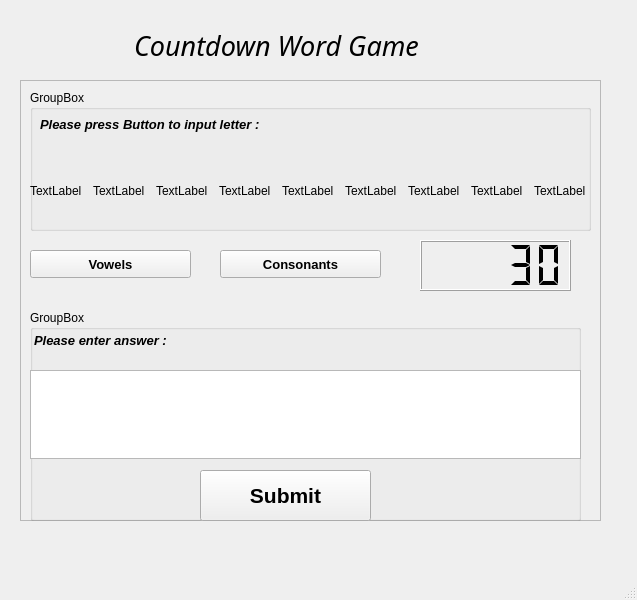
<?xml version="1.0" encoding="UTF-8"?>
<ui version="4.0">
 <class>MainWindow</class>
 <widget class="QMainWindow" name="MainWindow">
  <property name="geometry">
   <rect>
    <x>0</x>
    <y>0</y>
    <width>637</width>
    <height>600</height>
   </rect>
  </property>
  <property name="windowTitle">
   <string>MainWindow</string>
  </property>
  <widget class="QWidget" name="centralwidget">
   <widget class="QLabel" name="label">
    <property name="geometry">
     <rect>
      <x>134</x>
      <y>20</y>
      <width>361</width>
      <height>51</height>
     </rect>
    </property>
    <property name="minimumSize">
     <size>
      <width>361</width>
      <height>0</height>
     </size>
    </property>
    <property name="font">
     <font>
      <family>Monotype Corsiva</family>
      <pointsize>20</pointsize>
      <weight>9</weight>
      <italic>true</italic>
      <bold>false</bold>
     </font>
    </property>
    <property name="cursor">
     <cursorShape>ArrowCursor</cursorShape>
    </property>
    <property name="autoFillBackground">
     <bool>false</bool>
    </property>
    <property name="styleSheet">
     <string notr="true">font: 75 italic 20pt &quot;Monotype Corsiva&quot;;</string>
    </property>
    <property name="text">
     <string>Countdown Word Game</string>
    </property>
    <property name="scaledContents">
     <bool>false</bool>
    </property>
   </widget>
   <widget class="QGroupBox" name="groupBox">
    <property name="geometry">
     <rect>
      <x>30</x>
      <y>90</y>
      <width>561</width>
      <height>141</height>
     </rect>
    </property>
    <property name="title">
     <string>GroupBox</string>
    </property>
    <widget class="QWidget" name="horizontalLayoutWidget">
     <property name="geometry">
      <rect>
       <x>0</x>
       <y>60</y>
       <width>561</width>
       <height>81</height>
      </rect>
     </property>
     <layout class="QHBoxLayout" name="horizontalLayout" stretch="0,0,0,0,0,0,0,0,0">
      <item>
       <widget class="QLabel" name="label_4">
        <property name="text">
         <string>TextLabel</string>
        </property>
       </widget>
      </item>
      <item>
       <widget class="QLabel" name="label_3">
        <property name="text">
         <string>TextLabel</string>
        </property>
       </widget>
      </item>
      <item>
       <widget class="QLabel" name="label_6">
        <property name="text">
         <string>TextLabel</string>
        </property>
       </widget>
      </item>
      <item>
       <widget class="QLabel" name="label_7">
        <property name="text">
         <string>TextLabel</string>
        </property>
       </widget>
      </item>
      <item>
       <widget class="QLabel" name="label_9">
        <property name="text">
         <string>TextLabel</string>
        </property>
       </widget>
      </item>
      <item>
       <widget class="QLabel" name="label_8">
        <property name="text">
         <string>TextLabel</string>
        </property>
       </widget>
      </item>
      <item>
       <widget class="QLabel" name="label_10">
        <property name="text">
         <string>TextLabel</string>
        </property>
       </widget>
      </item>
      <item>
       <widget class="QLabel" name="label_5">
        <property name="text">
         <string>TextLabel</string>
        </property>
       </widget>
      </item>
      <item>
       <widget class="QLabel" name="label_2">
        <property name="text">
         <string>TextLabel</string>
        </property>
       </widget>
      </item>
     </layout>
    </widget>
    <widget class="QLabel" name="label_11">
     <property name="geometry">
      <rect>
       <x>10</x>
       <y>9</y>
       <width>491</width>
       <height>51</height>
      </rect>
     </property>
     <property name="font">
      <font>
       <family>MS Shell Dlg 2</family>
       <pointsize>10</pointsize>
       <weight>75</weight>
       <italic>true</italic>
       <bold>true</bold>
      </font>
     </property>
     <property name="styleSheet">
      <string notr="true"/>
     </property>
     <property name="text">
      <string>Please press Button to input letter :</string>
     </property>
    </widget>
   </widget>
   <widget class="QFrame" name="frame">
    <property name="geometry">
     <rect>
      <x>20</x>
      <y>80</y>
      <width>581</width>
      <height>441</height>
     </rect>
    </property>
    <property name="frameShape">
     <enum>QFrame::StyledPanel</enum>
    </property>
    <property name="frameShadow">
     <enum>QFrame::Raised</enum>
    </property>
    <widget class="QPushButton" name="pushButton">
     <property name="geometry">
      <rect>
       <x>10</x>
       <y>170</y>
       <width>161</width>
       <height>28</height>
      </rect>
     </property>
     <property name="font">
      <font>
       <pointsize>10</pointsize>
       <weight>75</weight>
       <bold>true</bold>
      </font>
     </property>
     <property name="text">
      <string>Vowels</string>
     </property>
    </widget>
    <widget class="QPushButton" name="pushButton_2">
     <property name="geometry">
      <rect>
       <x>200</x>
       <y>170</y>
       <width>161</width>
       <height>28</height>
      </rect>
     </property>
     <property name="font">
      <font>
       <pointsize>10</pointsize>
       <weight>75</weight>
       <bold>true</bold>
      </font>
     </property>
     <property name="text">
      <string>Consonants</string>
     </property>
    </widget>
    <widget class="QLCDNumber" name="lcdNumber">
     <property name="geometry">
      <rect>
       <x>400</x>
       <y>160</y>
       <width>151</width>
       <height>51</height>
      </rect>
     </property>
     <property name="smallDecimalPoint">
      <bool>true</bool>
     </property>
     <property name="digitCount">
      <number>5</number>
     </property>
     <property name="mode">
      <enum>QLCDNumber::Dec</enum>
     </property>
     <property name="segmentStyle">
      <enum>QLCDNumber::Flat</enum>
     </property>
     <property name="intValue" stdset="0">
      <number>30</number>
     </property>
    </widget>
    <widget class="QGroupBox" name="groupBox_2">
     <property name="geometry">
      <rect>
       <x>10</x>
       <y>230</y>
       <width>551</width>
       <height>211</height>
      </rect>
     </property>
     <property name="title">
      <string>GroupBox</string>
     </property>
     <widget class="QWidget" name="horizontalLayoutWidget_2">
      <property name="geometry">
       <rect>
        <x>0</x>
        <y>60</y>
        <width>551</width>
        <height>89</height>
       </rect>
      </property>
      <layout class="QHBoxLayout" name="horizontalLayout_2">
       <item>
        <widget class="QTextBrowser" name="textBrowser"/>
       </item>
      </layout>
     </widget>
     <widget class="QPushButton" name="pushButton_3">
      <property name="geometry">
       <rect>
        <x>170</x>
        <y>160</y>
        <width>171</width>
        <height>51</height>
       </rect>
      </property>
      <property name="font">
       <font>
        <pointsize>16</pointsize>
        <weight>75</weight>
        <bold>true</bold>
       </font>
      </property>
      <property name="text">
       <string>Submit</string>
      </property>
     </widget>
     <widget class="QLabel" name="label_12">
      <property name="geometry">
       <rect>
        <x>4</x>
        <y>10</y>
        <width>541</width>
        <height>41</height>
       </rect>
      </property>
      <property name="font">
       <font>
        <pointsize>10</pointsize>
        <weight>75</weight>
        <italic>true</italic>
        <bold>true</bold>
       </font>
      </property>
      <property name="text">
       <string>Please enter answer :</string>
      </property>
     </widget>
    </widget>
   </widget>
   <zorder>frame</zorder>
   <zorder>label</zorder>
   <zorder>groupBox</zorder>
  </widget>
  <widget class="QMenuBar" name="menubar">
   <property name="geometry">
    <rect>
     <x>0</x>
     <y>0</y>
     <width>637</width>
     <height>26</height>
    </rect>
   </property>
  </widget>
  <widget class="QStatusBar" name="statusbar"/>
 </widget>
 <resources/>
 <connections/>
</ui>
